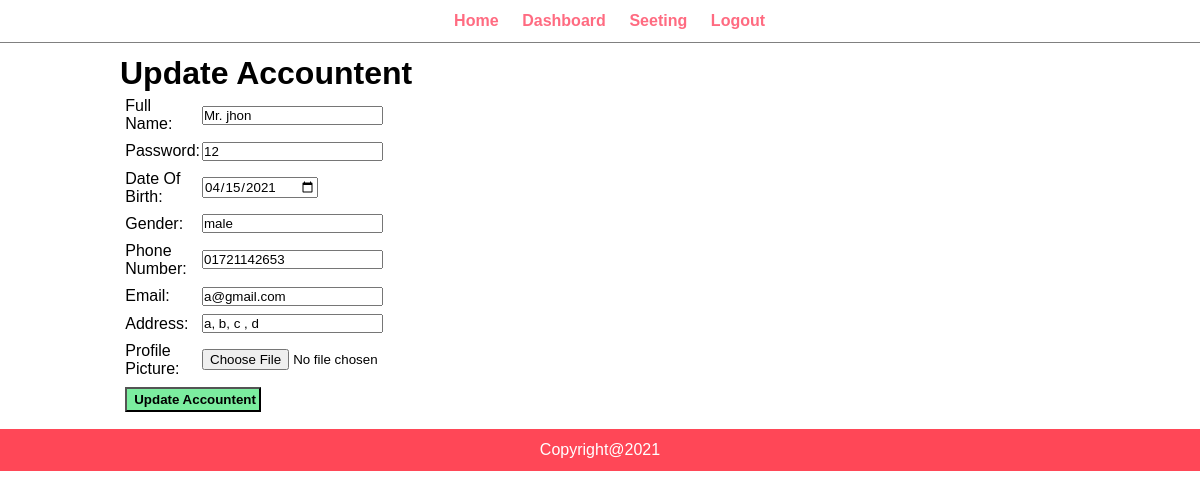
/admin/accountent-update.php?id=1, run on the app's committed database.
### tables this page shows
CREATE TABLE `accountent` (
  `id` int(5) UNSIGNED NOT NULL,
  `name` varchar(20) NOT NULL,
  `password` varchar(20) NOT NULL,
  `dob` date NOT NULL,
  `gender` varchar(20) NOT NULL,
  `email` varchar(100) NOT NULL,
  `phone` varchar(20) NOT NULL,
  `address` varchar(100) NOT NULL,
  `joiningDate` date NOT NULL,
  `leaveDate` date NOT NULL,
  `type` varchar(20) DEFAULT 'accountent',
  `profilePicture` varchar(250) NOT NULL
);

### model/accountentFunction.php (called while the page is built, shortened)
<?php
    function displayAccountentbyID($id, $conn){
        $sql = "SELECT * FROM accountent WHERE id=$id";
        $res = mysqli_query($conn, $sql);
        if($res==true)
            {
                $count = mysqli_num_rows($res);
                if($count==1)
                {
                    $row = mysqli_fetch_assoc($res);
                    return $row;
                }
            }
    }
?>

### admin/accountent-update.php (the view, shortened to what this page needs)
<?php include('menu.php'); ?>
<div class="main-contant">
    <div class="wrapper">
        <h1>Update Accountent</h1>
        <?php
            $id = $_GET['id'];
            $status= displayAccountentbyID($id, $conn);
        ?>
        <form action="../controller/updateAccountentCheck.php" enctype="multipart/form-data" method="post">
            <table class="tbl-30">
                <tr>
                    <td>Full Name: </td>
                    <td> <input type="text" name="name" id="" value="<?php echo $status['name'] ?>"></td>
                </tr>
                <tr>
                    <td>Password: </td>
                    <td> <input type="text" name="password" id="" value="<?php echo $status['password'] ?>"></td>
                </tr>
                <tr>
                    <td>Date Of Birth: </td>
                    <td> <input type="date" name="dob" id="" value="<?php echo $status['dob'] ?>"></td>
                </tr>
                <tr>
                    <td>Gender: </td>
                    <td>
                        <input type="text" name="gender" value="<?php echo $status['gender'] ?>" class="input-responsive" required>
                    </td>
                </tr>
                <tr>
                    <td>Phone Number: </td>
                    <td> <input type="tel" name="phonenumber" id="" value="<?php echo $status['phone'] ?>"></td>
                </tr>
                <tr>
                    <td>Email: </td>
                    <td> <input type="email" name="email" id="" value="<?php echo $status['email'] ?>"></td>
                </tr>
                <tr>
                    <td>Address: </td>
                    <td> <input type="text" name="address" id="" value="<?php echo $status['address'] ?>"></td>
                </tr>
                <tr>
                    <td>Profile Picture: </td>
                    <td> <input type="file" name="profilePicture" value="<?php echo $status['profilePicture'] ?>"></td>
                </tr>
                <tr>
                    <td colspan="2">
                        <input type="submit" name="submit" value=" Update Accountent" class="btn-secondary">
                    </td>
                </tr>
            </table>
        </form>
    </div>
</div>
<?php include('footer.php'); ?>

### css/admin.css (style rules this page uses)
* { margin: 0; padding: 0; font-family: Arial, Helvetica, sans-serif; }
.wrapper { border: 1px; padding: 1%; width: 80%; margin: 0 auto; }
.tbl-30 { width: 30%; }
table tr td { padding: 1%; }
.btn-secondary { background-color: #7bed9f; padding: 1%; color: black; text-decoration: none; font-weight: bold; }

### data on the page
accountent: name "Mr. jhon", password "12", dob "04/15/2021", gender "male", phonenumber "01721142653", email "a@gmail.com", address "a, b, c , d"
